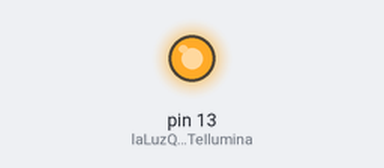
The sketch below on a simulated Arduino Uno, built with avr-gcc and run on an emulated ATmega328P. On the bench: output pins drawn as LEDs (lit = HIGH).

Above: at 0.5 s.
At 2.5 s:
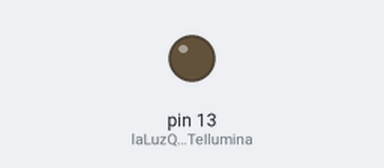
Timing chart, 0 to 5.2 s (numbered marks = the images above):
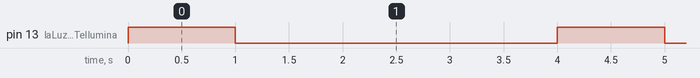

The sketch:

experiencia_3_luz_led.ino
```cpp
// prende y apaga una luz en un tiempo determinado

//el benjus 29-01-21
int laLuzQueTeIlumina = 13;     //variable


void setup() {
  // put your setup code here, to run once:
 //la función pinMode resive 2 parametros, el primero es el numero de mi pin analogo y el segundo es el modo en el que va a entrar, ese modo puede ser INPUT(condicion de entrada) u OUTPUT(condicion de salida)
 // y otro que se llama INPUT_PULLUP()
 // la funcion pinMode ( N, mode)
  pinMode(laLuzQueTeIlumina,OUTPUT);
}

void loop() {
  // put your main code here, to run repeatedly:
  digitalWrite(laLuzQueTeIlumina,HIGH);
  delay(1000);            //1000 = milisegundos = 1 segundo
  digitalWrite(laLuzQueTeIlumina,LOW);
  delay(3000);
  //HIGH prende la luz y LOW la apaga
}
```

Measured:
- by itself, pin 13 (laLuzQueTeIlumina): alternates HIGH for 1.0 s and LOW for 3.0 s
